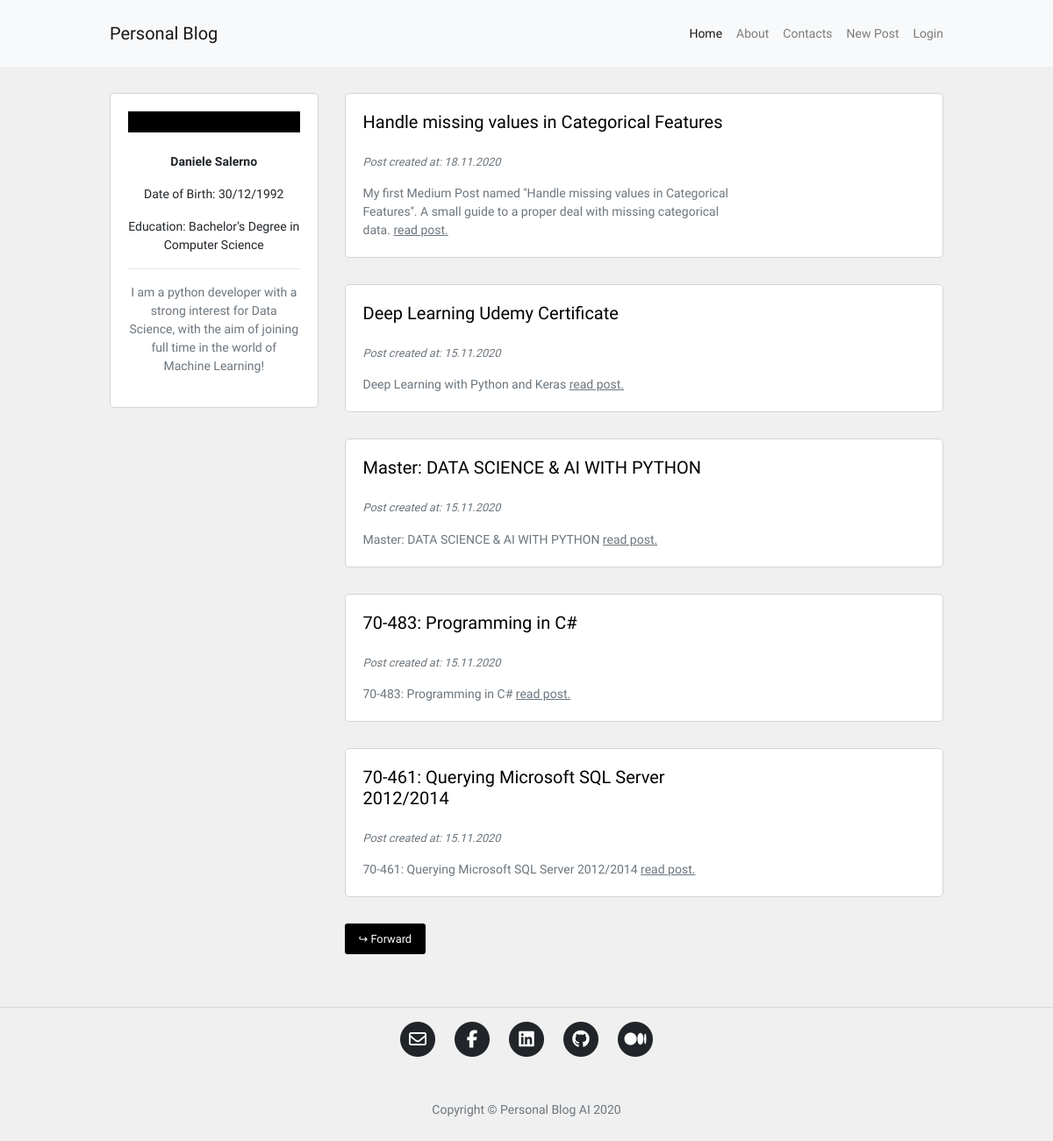
Before: / with the older database file.
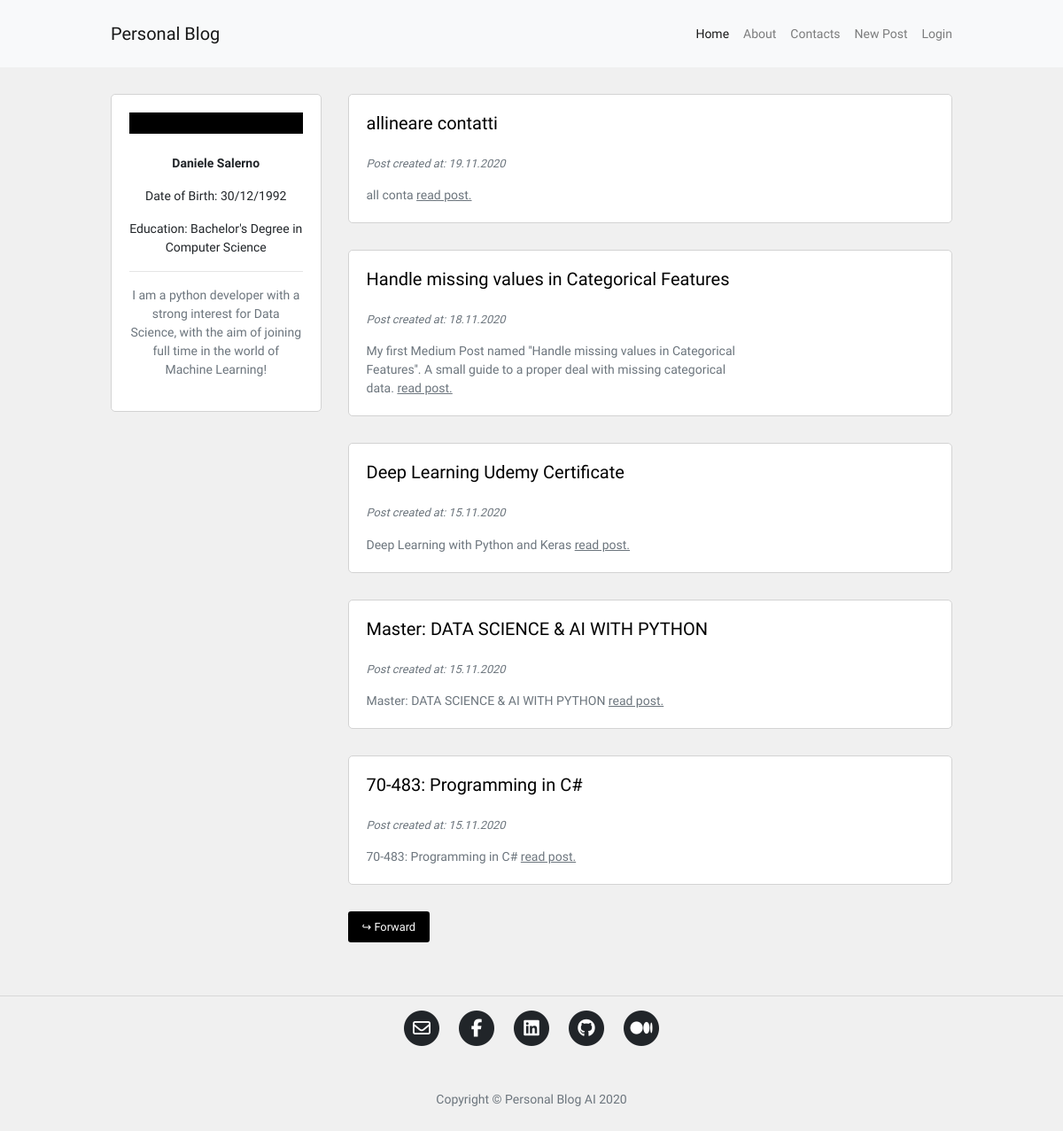
After: the same page with the newer database file.
### blog/models.py (models this page shows, shortened)
class Post(db.Model):
    id = db.Column(db.Integer, primary_key=True)
    user_id = db.Column(db.Integer, db.ForeignKey('user.id'), nullable=False)
    insert_time = db.Column(db.DateTime, default=datetime.now)
    title = db.Column(db.String(120), nullable=False)
    description = db.Column(db.String(240))
    body = db.Column(db.Text(), nullable=False)
    slug = db.Column(db.String(250))
    image = db.Column(db.String(120))

### blog/routes.py (the view)
@app.route("/")
def homepage():
    page_number = request.args.get('page', 1, type=int)
    posts = Post.query.order_by(Post.insert_time.desc()).paginate(page_number, 5, True)
    if posts.has_next:
        next_page = url_for("homepage", page=posts.next_num)
    else:
        next_page = None
    if posts.has_prev:
        previous_page = url_for("homepage", page=posts.prev_num)
    else:
        previous_page = None
    return render_template("homepage.html", posts=posts, current_page=page_number,
                            next_page=next_page, previous_page=previous_page)

### blog/templates/homepage.html (shortened to what this page needs)
{% extends 'base.html' %}
{% block content %}
<div class="container content-container">
    <div class="row no-gutters">
        <div class="col-md-9 order-md-2">
            {% for post in posts.items %}
            <div class="single-post-home">
                <div class="container">
                    <div class="row">
                        <div class="col-sm-8 no-padding-left-right">
                            <h5>
                                <a href="{{ url_for('post_detail', post_slug=post.slug) }}">
                                    <p class="hover-underline-animation">{{ post.title }}</p>
                                </a>
                            </h5>
                            <p class="p-small-two text-muted">
                                Post created at: {{ post.insert_time.strftime('%d.%m.%Y') }}
                            </p>
                            {% if post.description %}
                            <p class="p-small-one text-muted mb-0">
                                {{ post.description }}
                                <a class="read-more" href="{{ url_for('post_detail', post_slug=post.slug) }}">read post.</a>
                            </p>
                            {% endif %}
                        </div>
                        <div class="col-sm-4 no-padding-left-right auto-margin">
                            <div class="post-image-block">
                            </div>
                        </div>
                    </div>
                </div>
            </div>
            {% endfor %}
            <div class="pagination-block">
                {% if next_page %}
                <a class="btn btn-sm btn-outline-secondary mouse-cursor-gradient-tracking" href="{{ next_page }}">↪ Forward</a>
                {% endif %}
            </div>
        </div>
        <div class="col-md-3 order-md-1">
            {% include 'about_me_snippet.html' %}
        </div>
    </div>
</div>
{% endblock %}

### blog/templates/base.html (shortened to what this page needs)
<!DOCTYPE html>
<html lang="en">
<head>
    <link rel="stylesheet" href="https://cdn.jsdelivr.net/npm/bootstrap@4.5.3/dist/css/bootstrap.min.css">
	<link rel="stylesheet" href="{{ url_for('static', filename='blog.css') }}">
	<link rel="stylesheet" href="{{ url_for('static', filename='animations.css') }}">
</head>
<body>
    <nav class="navbar navbar-expand-lg navbar-light bg-light">
        <div class="container navbar-container">
            <a class="navbar-brand" href="{{ url_for('homepage') }}">Personal Blog</a>
            <div class="collapse navbar-collapse" id="navbarSupportedContent">
                <ul class="navbar-nav ml-auto">
                <li class="nav-item">
                    <a class="nav-link {% if request.path == '/' %}active{% endif %}" href="{{ url_for('homepage') }}">Home <span class="sr-only">(current)</span></a>
                </li>
                <li class="nav-item">
                    <a class="nav-link {% if request.path == '/about' %}active{% endif %}" href="{{ url_for('about') }}">About</a>
                </li>
                <li class="nav-item">
                    <a class="nav-link {% if request.path == '/contact' %}active{% endif %}" href="{{ url_for('contact') }}">Contacts</a>
                </li>
                <li class="nav-item">
                    <a class="nav-link {% if request.path == '/create-post' %}active{% endif %}" href="{{ url_for('post_create') }}">New Post</a>
                </li>
                {% if current_user.is_authenticated %}
                <li class="nav-item">
                    <a class="nav-link" href="{{ url_for('logout') }}">Logout</a>
                </li>
                {% else %}
                <li class="nav-item">
                    <a class="nav-link" href="{{ url_for('login') }}">Login</a>
                </li>
                {% endif %}
                </ul>
            </div>
        </div>
    </nav>
    {% block content %}
    {% endblock %}
	<hr>
	<footer>
	  <div class="container">
		<div class="row">
		  <div class="col-lg-8 col-md-10 mx-auto">
			<ul class="list-inline text-center">
			  <li class="list-inline-item">
				<a href="mailto:salerno.daniele92@gmail.com">
				  <span class="fa-stack fa-lg">
					<i class="fas fa-circle fa-stack-2x"></i>
					<i class="far fa-envelope fa-stack-1x fa-inverse"></i>
				  </span>
				</a>
			  </li>
			  <li class="list-inline-item">
				<a href="https://www.facebook.com/account92">
				  <span class="fa-stack fa-lg">
					<i class="fas fa-circle fa-stack-2x"></i>
					<i class="fab fa-facebook-f fa-stack-1x fa-inverse"></i>
				  </span>
				</a>
			  </li>
			  <li class="list-inline-item">
				<a href="https://www.linkedin.com/in/daniele-salerno-1314ab129/">
				  <span class="fa-stack fa-lg">
					<i class="fas fa-circle fa-stack-2x"></i>
					<i class="fab fa-linkedin fa-stack-1x fa-inverse"></i>
				  </span>
				</a>
			  </li>
			  <li class="list-inline-item">
				<a href="https://github.com/daniele-salerno">
				  <span class="fa-stack fa-lg">
					<i class="fas fa-circle fa-stack-2x"></i>
					<i class="fab fa-github fa-stack-1x fa-inverse"></i>
				  </span>
				</a>
			  </li>
			  <li class="list-inline-item">
				<a href="https://daniele-salerno.medium.com/">
				  <span class="fa-stack fa-lg">
					<i class="fas fa-circle fa-stack-2x"></i>
					<i class="fab fa-medium fa-stack-1x fa-inverse"></i>
				  </span>
				</a>
			  </li>
			</ul>
			<p class="copyright text-muted">Copyright &copy; Personal Blog AI 2020</p>
		  </div>
		</div>
	  </div>
	</footer>
</body>
</html>

### blog/templates/about_me_snippet.html (shortened to what this page needs)
<div class="about-snippet-block text-center">
  <figure class="hover-img">
  </figure>
  <p class="p-small-one"><strong>Daniele Salerno</strong></p>
  <p class="p-small-one">Date of Birth: 30/12/1992</p>
  <p class="p-small-one">Education: Bachelor's Degree in Computer Science</p>
  <hr>
  <p class="p-small-one text-muted">I am a python developer with a strong interest for Data Science, with the aim of joining full time in the world of Machine Learning!</p>
</div>

### blog/static/blog.css (style rules this page uses)
html, body { font-family: 'Oxanium', sans-serif; background-color: #f0f0f0; }
a { color: #212529; transition: all .2s; }
.navbar-container { max-width: 950px; font-size: 0.875rem; padding: 10px 0px 10px 0px; }
.content-container { max-width: 950px; margin-top: 30px; margin-bottom: 30px; padding: 0px; }
.pagination-block { margin-bottom: 30px; }
.about-snippet-block { background-color: #fff; border: 1px solid #d3d3d3; border-radius: 5px; padding: 20px; }
.no-padding-left-right { padding-right: 0px; padding-left: 0px; }
.auto-margin { margin-top: auto; margin-bottom: auto; }
.single-post-home { background-color: #fff; border: 1px solid #d3d3d3; border-radius: 5px; padding: 20px; margin-bottom: 30px; }
.p-small-one { font-size: 0.875rem; }
.p-small-two { font-size: 0.800rem; font-style: italic; }
@media (min-width: 768px) { .single-post-home { margin-left: 30px; } }
@media (min-width: 768px) { .post-image-block { margin-left: 30px; } }
@media (min-width: 768px) { .pagination-block { margin-left: 30px; } }
@media (min-width: 768px) { .nav-link { padding-right: 0px !important; padding-left: 1rem !important; } }
.read-more { color: #6c757d; text-decoration: underline; }
.list-inline { padding: 50px 0 65px; margin: 0; padding: 0; }
.copyright { padding: 50px 0 65px; font-size: 14px; margin-bottom: 0; text-align: center; }

### blog/static/animations.css (style rules this page uses)
.hover-img { background-color: #000; color: #fff; display: inline-block; overflow: hidden; position: relative; text-align: center; width: 100%; }
.hover-img:before, .hover-img:after { background-color: rgba(0, 0, 0, 0.5); border-top: 32px solid rgba(0, 0, 0, 0.5); border-bottom: 32px solid rgba(0, 0, 0, 0.5); position: absolute; top: 0; bottom: 0; left: 0; right: 0; content: ''; transition: all 0.3s ease; z-index: 1; opacity: 0; transform: scaleY(2); }
.container { overflow-x: hidden; width: 100%; }
.mouse-cursor-gradient-tracking { position: relative; background: black; padding: 0.5rem 1rem; font-size: 0.8rem; border: none; color: white; cursor: pointer; outline: none; overflow: hidden; }
.mouse-cursor-gradient-tracking:before { --size: 0; content: ''; position: absolute; left: var(--x); top: var(--y); width: var(--size); height: var(--size); background: radial-gradient(circle closest-side, white, transparent); transform: translate(-50%, -50%); transition: width 0.2s ease, height 0.2s ease; }
.hover-underline-animation { display: inline-block; position: relative; color: #000; }
.hover-underline-animation:after { content: ''; position: absolute; width: 100%; transform: scaleX(0); height: 2px; bottom: 0; left: 0; background-color: #000; transform-origin: bottom right; transition: transform 0.25s ease-out; }

Changed rows visible on the page:
no longer on this page (row unchanged): Post: title "70-461: Querying Microsoft SQL Server 2012/2014", insert_time "15.11.2020", description "70-461: Querying Microsoft SQL Server 2012/2014"
added Post: title "allineare contatti", insert_time "19.11.2020", description "all conta"
